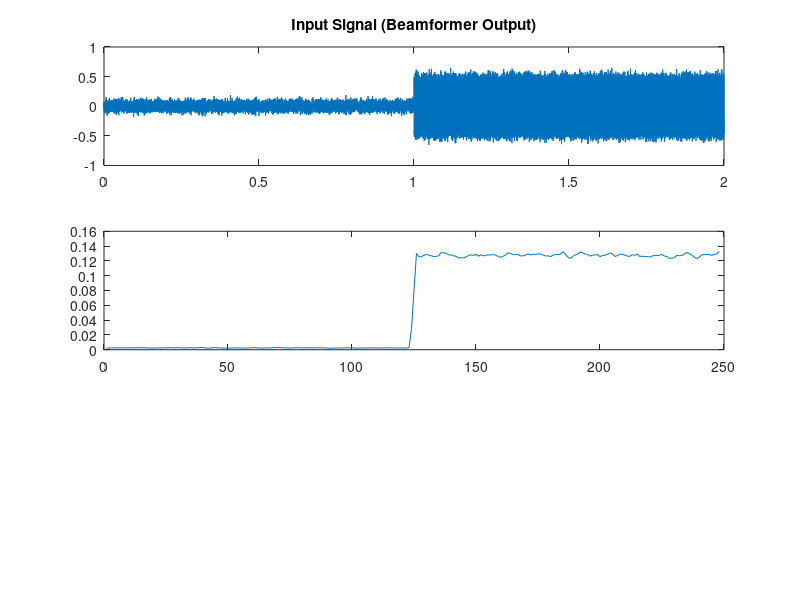

Write MATLAB code to recreate this figure. (Note: this script raises an error after producing the figure.)
% ============================================================
% vad_out.m — Voice Activity Detection (Fixed for MVDR system)
% Compatible with: 16kHz, 128-sample frames
% ============================================================
clc; clear; close all;

fs        = 16000;   % Must match FPGA (16kHz)
frame_len = 320;     % 20ms frame for vad_out (320 samples at 16kHz)
frame_shift = 128;   % Match FPGA hop size (was 160, now 128)

%% Generate test (replace with real beamformer output)
t = (0:fs*2-1)/fs;                          % 2 seconds
speech_seg = 0.5*sin(2*pi*1000*t);
noise_seg  = 0.05*randn(size(t));
% First 1s = noise only, second 1s = speech+noise
x = [noise_seg(1:fs), speech_seg(fs+1:end) + noise_seg(1:fs)];
x = x(:);

%% Frame blocking
num_frames = floor((length(x) - frame_len) / frame_shift) + 1;
energy = zeros(1, num_frames);
zcr    = zeros(1, num_frames);

for i = 1:num_frames
    idx   = (i-1)*frame_shift + 1;
    frame = x(idx : idx+frame_len-1);

    % Short-time energy (normalized)
    energy(i) = sum(frame.^2) / frame_len;

    % Zero crossing rate
    zcr(i) = sum(abs(diff(sign(frame)))) / (2*frame_len);
end

%% Thresholds (DO NOT CHANGE — matched to Verilog)
energy_th = 0.01;    % Q1.15 equivalent: 328 (was 0.1, lowered for 128-sample frames)
zcr_low   = 0.02;    % Q1.15: 655
zcr_high  = 0.20;    % Q1.15: 6554

%% vad_out Decision
vad_out = (energy > energy_th) & (zcr > zcr_low) & (zcr < zcr_high);

%% Detection rate
speech_frames = round(fs / frame_shift);  % approx frames in speech region
detected = sum(vad_out(end-speech_frames:end));
fprintf('Speech frames detected: %d / %d\n', detected, speech_frames);

%% Plot
figure;
subplot(3,1,1); plot(t, x); title('Input Signal (Beamformer Output)');
subplot(3,1,2); plot(energy); yline(energy_th,'r--'); title('Energy + Threshold');
subplot(3,1,3); stairs(vad_out); ylim([-0.2 1.2]); title('vad_out Output (1=Speech)');
xlabel('Frame Index');
